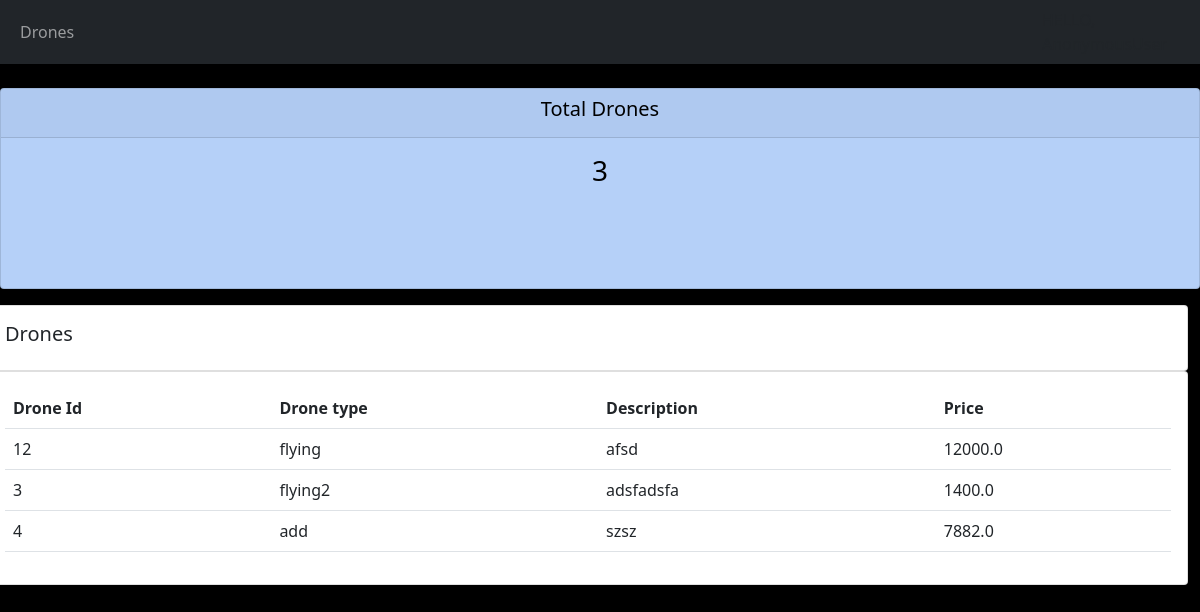
The app's page /product/ with its own data.
### account/models.py (models this page shows, shortened)
class Drone(models.Model):
    drone_id = models.CharField(max_length=20, unique=True)
    name_drone = models.CharField(max_length=200)
    price_drone = models.FloatField(null=True)
    battery_percentage = models.IntegerField()
    description = models.CharField(max_length=200, null=True)
    date_created = models.DateTimeField(max_length=200, null=True)

### account/views.py (the view)
# urls.py: path('product/', views.product, name='products'),
def product(request):
    product = Drone.objects.all()
    total_droens = product.count()
    print(total_droens)
    context = {'product': product, 'total_droens': total_droens}
    return render(request,'accounts/products.html',context)

### account/templates/accounts/products.html (shortened to what this page needs)
{% extends 'accounts/base.html' %}
{% block content %}
		<br>
		<div class="row">
	<div class="col">
		<div class="col-sm">
			<div class="card text-center text-white  mb-3" id="total-orders">
			  	<div class="card-header">
			  		<h5 class="card-title">Total Drones</h5>
			  	</div>
			  	<div class="card-body">
			    	<h3 class="card-title">{{total_droens }}</h3>
			  	</div>
			</div>
		</div>
	</div>
		<div class="row">
			<div class="col-md">
				<div class="row">
				<div class="card card-body">
					<h5>Drones</h5>
				</div>
				<div class="card card-body">
					<table class="table">
						<tr>
							<th>Drone Id</th>
							<th>Drone type</th>
							<th>Description</th>
							<th>Price </th>
						</tr>
						{% for drone in product  %}
						 	<tr>
									<td>{{drone.drone_id}}</td>
									<td>{{drone.name_drone}}</td>
									<td>{{drone.description}}</td>
									<td>{{drone.price_drone}}</td>
							</tr>
						{% endfor %}
					</table>
				</div>
			</div>
		</div>
{% endblock content %}

### account/templates/accounts/base.html (shortened to what this page needs)
<!doctype html>
<html lang="en">
  <head>
    <link href="https://cdn.jsdelivr.net/npm/bootstrap@5.0.0-beta1/dist/css/bootstrap.min.css" rel="stylesheet">
  </head>
  <body>
    {% include 'accounts/navbar.html' %}
    {% block content %}
    {% endblock content %}
  </body>
</html>

### account/templates/accounts/navbar.html (shortened to what this page needs)
{% block content %}
<nav class="navbar navbar-expand-lg navbar-dark bg-dark">
  <div class="container-fluid">
    <div class="collapse navbar-collapse" id="navbarNav">
      <ul class="navbar-nav">
                  <li class="nav-item">
                    <a class="nav-link" href="{%url 'products'%}">Drones</a>
                  </li>
      </ul>
    </div>
  </div>
  <span id = "msg">HELLO,   {{request.user}}</span>
</nav>
{% endblock  %}

### account/templates/accounts/base.html (style rules this page uses)
body { background-color: black }

### account/templates/accounts/products.html (style rules this page uses)
.card-title { color: black; }
#total-orders { padding-bottom: 76px; background-color: #b5d0f8; }

### records on screen
Drone: drone_id "12", name_drone "flying", description "afsd", price_drone "12000.0"
Drone: drone_id "3", name_drone "flying2", description "adsfadsfa", price_drone "1400.0"
Drone: drone_id "4", name_drone "add", description "szsz", price_drone "7882.0"

### other values on screen
{{ total_droens }} "3"
